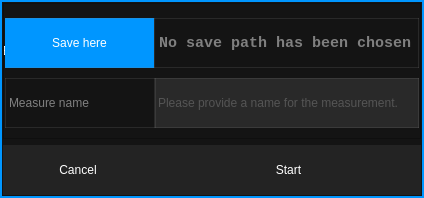
<?xml version="1.0" encoding="UTF-8"?>
<ui version="4.0">
 <class>Dialog</class>
 <widget class="QDialog" name="Dialog">
  <property name="geometry">
   <rect>
    <x>0</x>
    <y>0</y>
    <width>424</width>
    <height>198</height>
   </rect>
  </property>
  <property name="windowTitle">
   <string>Measure</string>
  </property>
  <property name="accessibleName">
   <string/>
  </property>
  <property name="styleSheet">
   <string notr="true">QDialog {
	border: 2px solid rgb(0, 150, 255); 
}

QWidget {
	background-color: rgb(20, 20, 20); 
}
</string>
  </property>
  <layout class="QHBoxLayout" name="horizontalLayout">
   <property name="spacing">
    <number>2</number>
   </property>
   <property name="leftMargin">
    <number>2</number>
   </property>
   <property name="topMargin">
    <number>2</number>
   </property>
   <property name="rightMargin">
    <number>2</number>
   </property>
   <property name="bottomMargin">
    <number>2</number>
   </property>
   <item>
    <widget class="QWidget" name="widget" native="true">
     <property name="styleSheet">
      <string notr="true"/>
     </property>
     <layout class="QVBoxLayout" name="verticalLayout_2">
      <property name="leftMargin">
       <number>1</number>
      </property>
      <property name="topMargin">
       <number>1</number>
      </property>
      <property name="rightMargin">
       <number>1</number>
      </property>
      <property name="bottomMargin">
       <number>1</number>
      </property>
      <item>
       <widget class="QWidget" name="widget_2" native="true">
        <property name="styleSheet">
         <string notr="true"/>
        </property>
        <layout class="QHBoxLayout" name="horizontalLayout_2">
         <property name="leftMargin">
          <number>0</number>
         </property>
         <property name="topMargin">
          <number>0</number>
         </property>
         <property name="rightMargin">
          <number>0</number>
         </property>
         <property name="bottomMargin">
          <number>0</number>
         </property>
         <item>
          <widget class="QScrollArea" name="scrollArea">
           <property name="widgetResizable">
            <bool>true</bool>
           </property>
           <widget class="QWidget" name="scrollAreaWidgetContents">
            <property name="geometry">
             <rect>
              <x>0</x>
              <y>0</y>
              <width>416</width>
              <height>134</height>
             </rect>
            </property>
            <property name="styleSheet">
             <string notr="true"/>
            </property>
            <layout class="QGridLayout" name="gridLayout">
             <property name="leftMargin">
              <number>0</number>
             </property>
             <property name="topMargin">
              <number>5</number>
             </property>
             <property name="rightMargin">
              <number>0</number>
             </property>
             <property name="bottomMargin">
              <number>0</number>
             </property>
             <property name="spacing">
              <number>1</number>
             </property>
             <item row="0" column="0">
              <widget class="QGroupBox" name="groupBox">
               <property name="styleSheet">
                <string notr="true">QGroupBox {
  border-radius: 2px;
  margin-top: 1.4em;
  margin-bottom: 1;
  font: 700 12pt &quot;Consolas&quot;;
}
QLineEdit {
	font: 600 10pt &quot;Segoe UI&quot;;
	background-color:  rgb(41,41,41);
   color: white;
	border-radius: 2px;
}
QPushButton {
	background: rgb(0, 150, 255);
	color: rgba(255,255,255, 0.85);
	border-radius: 2px;
	font: 600 10pt &quot;Segoe UI&quot;;
}
QPushButton:hover {
	background: rgb(51, 180, 255);
}
QGroupBox::title {
  background: transparent;
  color: white;
  padding-top: -30px;
   padding-left: -18px;
  margin: 0 15 15 15;
}
QLabel {
	color: grey;
	font: 550 11pt &quot;Consolas&quot;;
}
QSpinBox {
		font: 600 10pt &quot;Segoe UI&quot;;
 		background-color:  rgb(41,41,41);
		color: grey;
		border-radius: 2px;
		border: 0px;
}
QComboBox {
		font: 700 10pt &quot;Segoe UI&quot;;
 		background-color:  rgb(41,41,41);
		color: grey;
		border-radius: 2px;
		border: 0px;
}</string>
               </property>
               <property name="title">
                <string>Export Options</string>
               </property>
               <layout class="QVBoxLayout" name="verticalLayout">
                <property name="spacing">
                 <number>1</number>
                </property>
                <property name="leftMargin">
                 <number>1</number>
                </property>
                <property name="topMargin">
                 <number>0</number>
                </property>
                <property name="rightMargin">
                 <number>1</number>
                </property>
                <property name="bottomMargin">
                 <number>0</number>
                </property>
                <item>
                 <widget class="QWidget" name="widget_3" native="true">
                  <property name="minimumSize">
                   <size>
                    <width>0</width>
                    <height>50</height>
                   </size>
                  </property>
                  <property name="maximumSize">
                   <size>
                    <width>16777215</width>
                    <height>50</height>
                   </size>
                  </property>
                  <layout class="QHBoxLayout" name="horizontalLayout_3">
                   <property name="spacing">
                    <number>0</number>
                   </property>
                   <property name="leftMargin">
                    <number>0</number>
                   </property>
                   <property name="topMargin">
                    <number>0</number>
                   </property>
                   <property name="rightMargin">
                    <number>0</number>
                   </property>
                   <property name="bottomMargin">
                    <number>0</number>
                   </property>
                   <item>
                    <widget class="QPushButton" name="pushButton">
                     <property name="sizePolicy">
                      <sizepolicy hsizetype="Expanding" vsizetype="Expanding">
                       <horstretch>0</horstretch>
                       <verstretch>0</verstretch>
                      </sizepolicy>
                     </property>
                     <property name="minimumSize">
                      <size>
                       <width>149</width>
                       <height>50</height>
                      </size>
                     </property>
                     <property name="maximumSize">
                      <size>
                       <width>149</width>
                       <height>50</height>
                      </size>
                     </property>
                     <property name="styleSheet">
                      <string notr="true">border-top: 1px solid rgba(129, 129, 129, 50);
border-bottom: 1px solid rgba(129, 129, 129, 50);
color: white;
border-radius: 0px;</string>
                     </property>
                     <property name="text">
                      <string>Save here</string>
                     </property>
                    </widget>
                   </item>
                   <item>
                    <widget class="QLabel" name="label_3">
                     <property name="sizePolicy">
                      <sizepolicy hsizetype="Preferred" vsizetype="Expanding">
                       <horstretch>0</horstretch>
                       <verstretch>0</verstretch>
                      </sizepolicy>
                     </property>
                     <property name="font">
                      <font>
                       <family>Consolas</family>
                       <pointsize>11</pointsize>
                       <italic>false</italic>
                       <bold>true</bold>
                      </font>
                     </property>
                     <property name="styleSheet">
                      <string notr="true">border-top: 1px solid rgba(129, 129, 129, 50);
border-bottom: 1px solid rgba(129, 129, 129, 50);
border-radius: 0px;
border: 1px solid rgba(129, 129, 129, 50); 
color: grey;
border-radius: 0px;</string>
                     </property>
                     <property name="text">
                      <string>No save path has been chosen</string>
                     </property>
                    </widget>
                   </item>
                  </layout>
                 </widget>
                </item>
                <item>
                 <widget class="QWidget" name="widget_4" native="true">
                  <property name="sizePolicy">
                   <sizepolicy hsizetype="Preferred" vsizetype="Preferred">
                    <horstretch>0</horstretch>
                    <verstretch>0</verstretch>
                   </sizepolicy>
                  </property>
                  <property name="minimumSize">
                   <size>
                    <width>0</width>
                    <height>50</height>
                   </size>
                  </property>
                  <property name="maximumSize">
                   <size>
                    <width>16777213</width>
                    <height>50</height>
                   </size>
                  </property>
                  <layout class="QHBoxLayout" name="horizontalLayout_5">
                   <property name="spacing">
                    <number>0</number>
                   </property>
                   <property name="leftMargin">
                    <number>0</number>
                   </property>
                   <property name="topMargin">
                    <number>0</number>
                   </property>
                   <property name="rightMargin">
                    <number>0</number>
                   </property>
                   <property name="bottomMargin">
                    <number>0</number>
                   </property>
                   <item>
                    <widget class="QLabel" name="label_4">
                     <property name="minimumSize">
                      <size>
                       <width>150</width>
                       <height>0</height>
                      </size>
                     </property>
                     <property name="maximumSize">
                      <size>
                       <width>150</width>
                       <height>16777215</height>
                      </size>
                     </property>
                     <property name="styleSheet">
                      <string notr="true">border: 1px solid rgba(129, 129, 129, 50); 
color: grey;
border-radius: 0px;</string>
                     </property>
                     <property name="text">
                      <string>Measure name</string>
                     </property>
                    </widget>
                   </item>
                   <item>
                    <widget class="QLineEdit" name="fileName">
                     <property name="minimumSize">
                      <size>
                       <width>0</width>
                       <height>50</height>
                      </size>
                     </property>
                     <property name="maximumSize">
                      <size>
                       <width>16777215</width>
                       <height>50</height>
                      </size>
                     </property>
                     <property name="styleSheet">
                      <string notr="true">border-radius: 0px;  font: 6 10pt &quot;Consolas&quot;;
border: 1px solid rgba(129, 129, 129, 50); 
color: grey;
border-radius: 0px;</string>
                     </property>
                     <property name="text">
                      <string/>
                     </property>
                     <property name="placeholderText">
                      <string>Please provide a name for the measurement.</string>
                     </property>
                    </widget>
                   </item>
                  </layout>
                 </widget>
                </item>
               </layout>
              </widget>
             </item>
            </layout>
           </widget>
          </widget>
         </item>
        </layout>
       </widget>
      </item>
      <item>
       <widget class="QWidget" name="widget_7" native="true">
        <property name="minimumSize">
         <size>
          <width>0</width>
          <height>40</height>
         </size>
        </property>
        <property name="maximumSize">
         <size>
          <width>16777215</width>
          <height>50</height>
         </size>
        </property>
        <property name="styleSheet">
         <string notr="true">QWidget {
	background-color: rgb(31, 31, 31);
	color:white;
	border-radius: 0px;
	background-color: rgb(35, 35, 35);
}
Line {
	background-color: rgba(129, 129, 129, 50);
}
QPushButton {
		font: 700 10pt &quot;Segoe UI&quot;;
}</string>
        </property>
        <layout class="QHBoxLayout" name="horizontalLayout_4">
         <property name="spacing">
          <number>1</number>
         </property>
         <property name="leftMargin">
          <number>0</number>
         </property>
         <property name="topMargin">
          <number>0</number>
         </property>
         <property name="rightMargin">
          <number>0</number>
         </property>
         <property name="bottomMargin">
          <number>0</number>
         </property>
         <item>
          <widget class="QPushButton" name="pushButton_5">
           <property name="sizePolicy">
            <sizepolicy hsizetype="Minimum" vsizetype="Expanding">
             <horstretch>0</horstretch>
             <verstretch>0</verstretch>
            </sizepolicy>
           </property>
           <property name="minimumSize">
            <size>
             <width>0</width>
             <height>50</height>
            </size>
           </property>
           <property name="maximumSize">
            <size>
             <width>150</width>
             <height>50</height>
            </size>
           </property>
           <property name="cursor">
            <cursorShape>PointingHandCursor</cursorShape>
           </property>
           <property name="styleSheet">
            <string notr="true">QPushButton:hover {
            background: rgb(55, 55, 55);
        }
QPushButton:checked  {
		border: 0px;
		background-color: rgb(45, 45, 45);
}
QPushTip{ 
		font: 12pt;
		color: rgb(100, 100, 100);
}</string>
           </property>
           <property name="text">
            <string>Cancel</string>
           </property>
           <property name="checkable">
            <bool>false</bool>
           </property>
          </widget>
         </item>
         <item>
          <widget class="Line" name="line">
           <property name="minimumSize">
            <size>
             <width>1</width>
             <height>0</height>
            </size>
           </property>
           <property name="maximumSize">
            <size>
             <width>1</width>
             <height>16777215</height>
            </size>
           </property>
           <property name="orientation">
            <enum>Qt::Vertical</enum>
           </property>
          </widget>
         </item>
         <item>
          <widget class="QPushButton" name="pushButton_6">
           <property name="sizePolicy">
            <sizepolicy hsizetype="Minimum" vsizetype="Expanding">
             <horstretch>0</horstretch>
             <verstretch>0</verstretch>
            </sizepolicy>
           </property>
           <property name="minimumSize">
            <size>
             <width>0</width>
             <height>50</height>
            </size>
           </property>
           <property name="maximumSize">
            <size>
             <width>16777215</width>
             <height>50</height>
            </size>
           </property>
           <property name="cursor">
            <cursorShape>PointingHandCursor</cursorShape>
           </property>
           <property name="styleSheet">
            <string notr="true">QPushButton:hover {
            background: rgb(0, 150, 255);
        }
QPushButton:checked  {
		border: 0px;
		background: rgb(43, 81, 235);
		border :3px solid rgb(63, 101, 255);
}
QPushTip{ 
		font: 12pt;
		color: rgb(100, 100, 100);
}</string>
           </property>
           <property name="text">
            <string>Start</string>
           </property>
           <property name="checkable">
            <bool>false</bool>
           </property>
          </widget>
         </item>
        </layout>
       </widget>
      </item>
     </layout>
    </widget>
   </item>
  </layout>
 </widget>
 <resources/>
 <connections>
  <connection>
   <sender>pushButton_6</sender>
   <signal>clicked()</signal>
   <receiver>Dialog</receiver>
   <slot>onAccept()</slot>
   <hints>
    <hint type="sourcelabel">
     <x>460</x>
     <y>492</y>
    </hint>
    <hint type="destinationlabel">
     <x>258</x>
     <y>337</y>
    </hint>
   </hints>
  </connection>
  <connection>
   <sender>pushButton_5</sender>
   <signal>clicked()</signal>
   <receiver>Dialog</receiver>
   <slot>reject()</slot>
   <hints>
    <hint type="sourcelabel">
     <x>106</x>
     <y>492</y>
    </hint>
    <hint type="destinationlabel">
     <x>258</x>
     <y>337</y>
    </hint>
   </hints>
  </connection>
 </connections>
 <slots>
  <slot>onAccept()</slot>
 </slots>
</ui>
